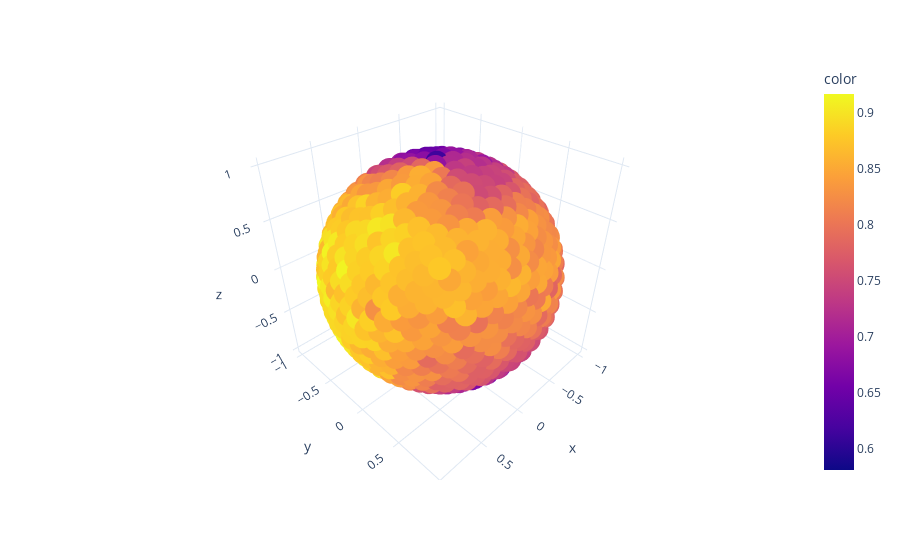

Here is the notebook cell this chart was saved with:
### Code cell
# Make data.
thetas=data_sheet["θ"]
phis=data_sheet["ϕ"]
x, y, z = np.cos(thetas) * np.sin(phis), np.sin(thetas) * np.sin(phis), np.cos(phis);

# Plot the surface. F_measured/F_theory
df = px.data.iris()
fig = px.scatter_3d(df, x, y, z, color=data_sheet.prob_0/(5/6), template="plotly_white")

fig.show()

### Figure 1 — Plotly figure (JSON) as saved in the notebook; plotly's stock layout.template omitted (floating-point values rounded to 4 significant figures; data arrays with more than 128 entries replaced by an {"elided": "..."} marker saying what was removed)
{"data": [{"hovertemplate": "x=%{x}<br>y=%{y}<br>z=%{z}<br>color=%{marker.color}<extra></extra>", "legendgroup": "", "marker": {"color": {"elided": "1000 float values"}, "coloraxis": "coloraxis", "symbol": "circle"}, "mode": "markers", "name": "", "scene": "scene", "showlegend": false, "type": "scatter3d", "x": {"elided": "1000 float values"}, "y": {"elided": "1000 float values"}, "z": {"elided": "1000 float values"}}], "layout": {"coloraxis": {"colorbar": {"title": {"text": "color"}}, "colorscale": [[0, "#0d0887"], [0.1111, "#46039f"], [0.2222, "#7201a8"], [0.3333, "#9c179e"], [0.4444, "#bd3786"], [0.5556, "#d8576b"], [0.6667, "#ed7953"], [0.7778, "#fb9f3a"], [0.8889, "#fdca26"], [1, "#f0f921"]]}, "legend": {"tracegroupgap": 0}, "margin": {"t": 60}, "scene": {"domain": {"x": [0, 1], "y": [0, 1]}, "xaxis": {"title": {"text": "x"}}, "yaxis": {"title": {"text": "y"}}, "zaxis": {"title": {"text": "z"}}}}}
